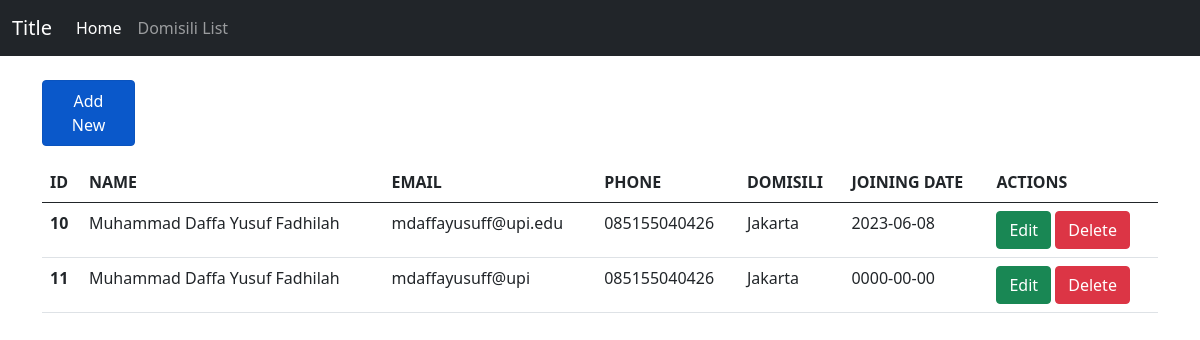
The page / on the database its author committed.
### tables this page shows
CREATE TABLE `members` (
  `id` int(11) NOT NULL,
  `name` varchar(255) NOT NULL,
  `email` varchar(255) NOT NULL,
  `phone` varchar(255) NOT NULL,
  `join_date` date NOT NULL,
  `id_domisili` int(11) NOT NULL
);

CREATE TABLE `domisili` (
  `id` int(11) NOT NULL,
  `domisili` varchar(255) NOT NULL
);

### Controller/Members.controller.php (called while the page is built, shortened)
<?php
include_once("Model/Members.class.php");
include_once("View/Members.view.php");
class MembersController
{
    private $member;
    function __construct()
    {
        $this->member = new Members(Conf::$db_host, Conf::$db_user, Conf::$db_pass, Conf::$db_name);
    }
    public function index()
    {
        $this->member->open();
        $this->member->get();
        $data = array(
            'member' => array(),
        );
        while ($row = $this->member->getResult()) {
            array_push($data['member'], $row);
        }
        $view = new MembersView();
        $view->render($data);
    }
}

### Model/DB.class.php (called while the page is built, shortened)
<?php
class DB
{
    private $hostname;
    private $username;
    private $password;
    private $dbname;
    private $conn;
    function __construct($hostname, $username, $password, $dbname)
    {
        $this->hostname = $hostname;
        $this->username = $username;
        $this->password = $password;
        $this->dbname = $dbname;
    }
    function open()
    {
        $this->conn = mysqli_connect($this->hostname, $this->username, $this->password, $this->dbname);
    }
    function execute($query)
    {
        $this->result = mysqli_query($this->conn, $query);
    }
}

### Model/Members.class.php (called while the page is built, shortened)
<?php
class Members extends DB
{
    function get()
    {
        $query = "SELECT * FROM members JOIN domisili WHERE members.id_domisili = domisili.id";
        return $this->execute($query);
    }
}

### View/Members.view.php (the view, shortened to what this page needs)
<?php
class MembersView
{
    public function render($data)
    {
        $membersData = null;
        foreach ($data['member'] as $val) {
            list($id, $name, $email, $phone, $join_date) = $val;
            $membersData .= "
        <tr>
          <th>$id</th>
          <td>$name</td>
          <td>$email</td>
          <td>$phone</td>
          <td>" . $val['domisili'] . "</td>
          <td>$join_date</td>
          <td>
                    <a class='btn btn-success' href='index.php?editing=$id'>Edit</a>
                    <a class='btn btn-danger' href='index.php?id_hapus=$id'>Delete</a>
                  </td>
        </tr>
        ";
        }
    }
}

### index.php
<?php
include_once("Model/Template.class.php");
include_once("Model/DB.class.php");
include_once("Controller/Members.controller.php");
$member = new MembersController();
if (isset($_GET['adding'])) {
  $member->addForm();
} else if (isset($_GET['editing'])) {
  $id = $_GET['editing'];
  $member->editForm($id, $_POST);
} else if (isset($_POST['submit'])) {
  $member->add($_POST);
} else if (isset($_POST['update'])) {
  $id = $_POST['id'];
  $member->edit($id, $_POST);
} else if (!empty($_GET['id_hapus'])) {
  $id = $_GET['id_hapus'];
  $member->delete($id);
} else {
  $member->index();
}

### Model/Template.class.php (shortened to what this page needs)
<?php
class Template
{
    var $content = '';
    function __construct($filename='')
    {
        $this->content = implode('', @file($filename));
    }
    function clear()
    {
        $this->content = preg_replace("/DATA_[A-Z|_|0-9]+/", "", $this->content);
    }
    function write()
    {
        print $this->content;
    }
    function replace($old = '', $new = '')
    {
        if (is_int($new)) {
            $value = sprintf("%d", $new);
        }
        elseif (is_float($new)) {
            $value = sprintf("%f", $new);
        }
        elseif (is_array($new)) {
            $value = '';
            foreach ($new as $item) {
                $value .= $item. ' ';
            }
        }
        else {
            $value = $new;
        }
        $this->content = preg_replace("/$old/", $value, $this->content);
    }
}
?>

### rows shown on the page
members: id "10", name "Muhammad Daffa Yusuf Fadhilah", email "mdaffayusuff@upi.edu", phone "085155040426", id_domisili.domisili "Jakarta", join_date "2023-06-08"
members: id "11", name "Muhammad Daffa Yusuf Fadhilah", email "mdaffayusuff@upi", phone "085155040426", id_domisili.domisili "Jakarta", join_date "0000-00-00"

### other values the page prints
$this->content "Title Home Domisili List Add New ID NAME EMAIL PHONE DOMISILI JOINING DATE ACTIONS"
